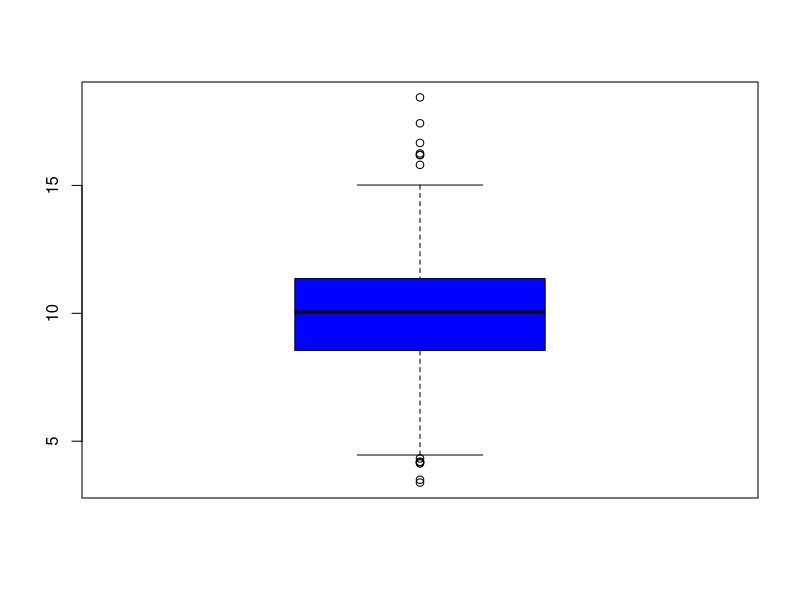
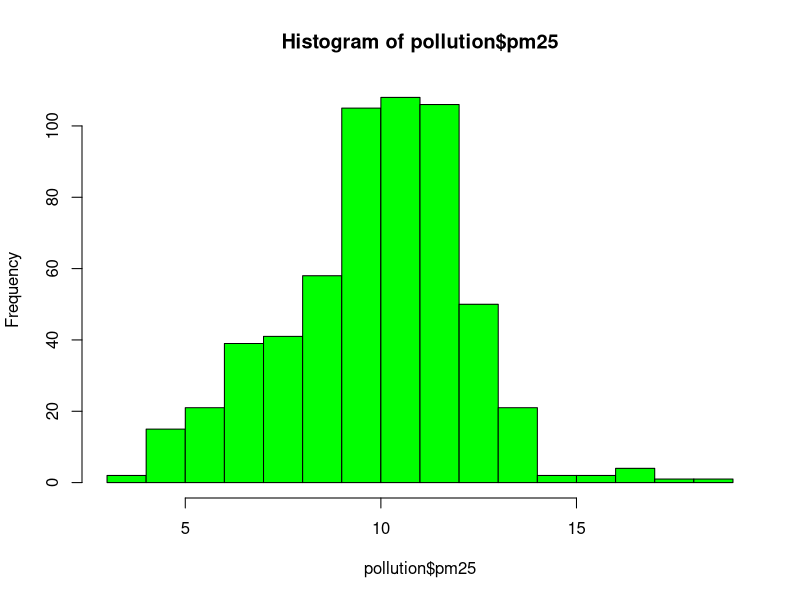
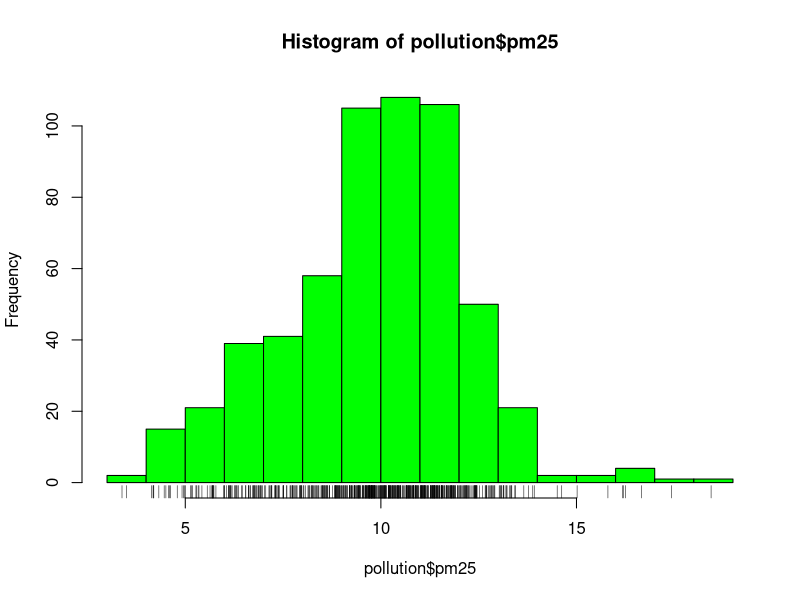
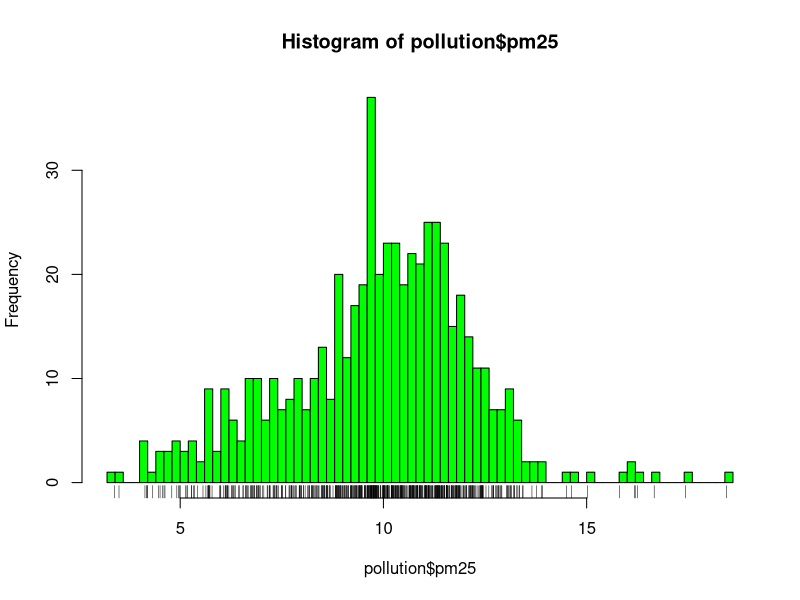
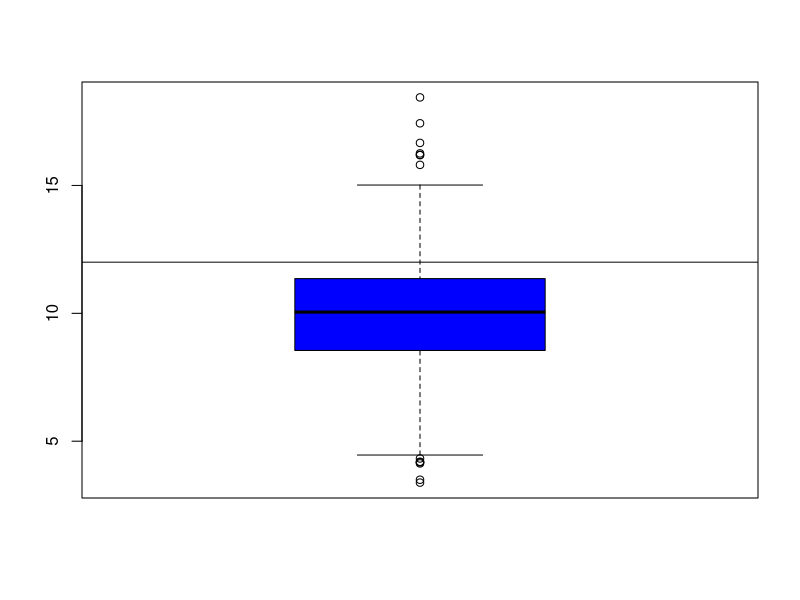
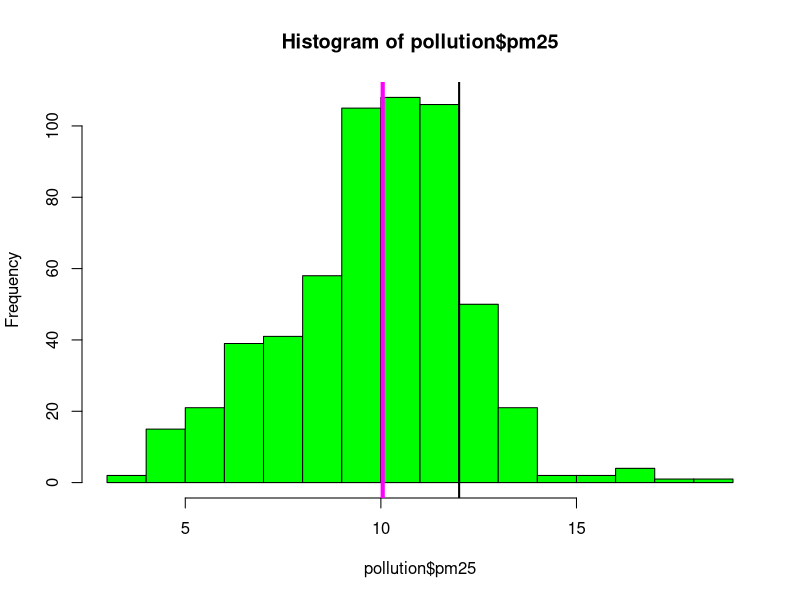
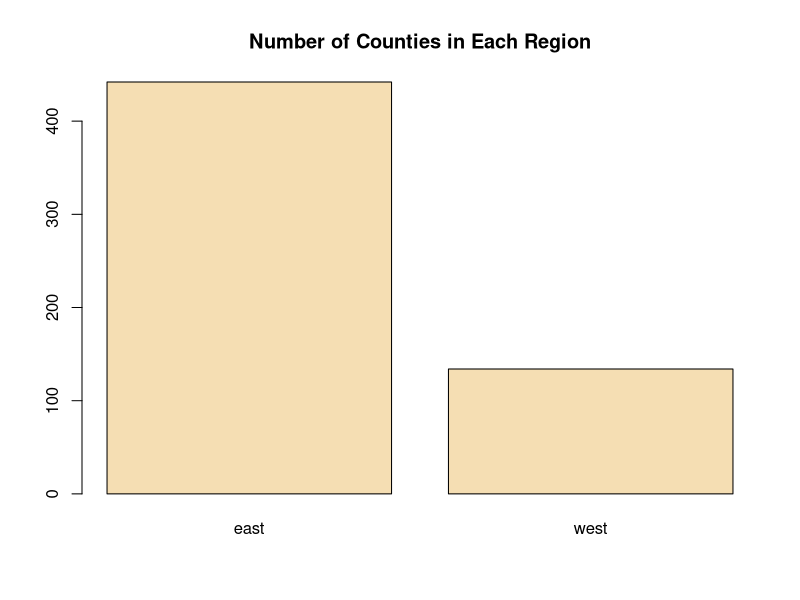

These charts were generated, in order, by the following R code: (Note: this script raises an error after producing the figures.)
## ---- chunk 1
pollution <- read.csv("data/avgpm25.csv", colClasses = c("numeric", "character", "factor", "numeric", "numeric"))
head(pollution)
## ---- chunk 2
summary(pollution$pm25)
## ---- chunk 3
boxplot(pollution$pm25, col = "blue")
## ---- chunk 4
hist(pollution$pm25, col = "green")
## ---- chunk 5
hist(pollution$pm25, col = "green")
rug(pollution$pm25)
## ---- chunk 6
hist(pollution$pm25, col = "green", breaks = 100)
rug(pollution$pm25)
## ---- chunk 7
boxplot(pollution$pm25, col = "blue")
abline(h = 12)
## ---- chunk 8
hist(pollution$pm25, col = "green")
abline(v = 12, lwd = 2)
abline(v = median(pollution$pm25), col = "magenta", lwd = 4)
## ---- chunk 9
barplot(table(pollution$region), col = "wheat", main = "Number of Counties in Each Region")
## ---- chunk 10
boxplot(pm25 ~ region, data = pollution, col = "red")
## ---- chunk 11
par(mfrow = c(2, 1), mar = c(4, 4, 2, 1))
hist(subset(pollution, region == "east")$pm25, col = "green")
hist(subset(pollution, region == "west")$pm25, col = "green")
## ---- chunk 12
with(pollution, plot(latitude, pm25))
abline(h = 12, lwd = 2, lty = 2)
## ---- chunk 13
with(pollution, plot(latitude, pm25, col = region))
abline(h = 12, lwd = 2, lty = 2)
## ---- chunk 14
par(mfrow = c(1, 2), mar = c(5, 4, 2, 1))
with(subset(pollution, region == "west"), plot(latitude, pm25, main = "West"))
with(subset(pollution, region == "east"), plot(latitude, pm25, main = "East"))
